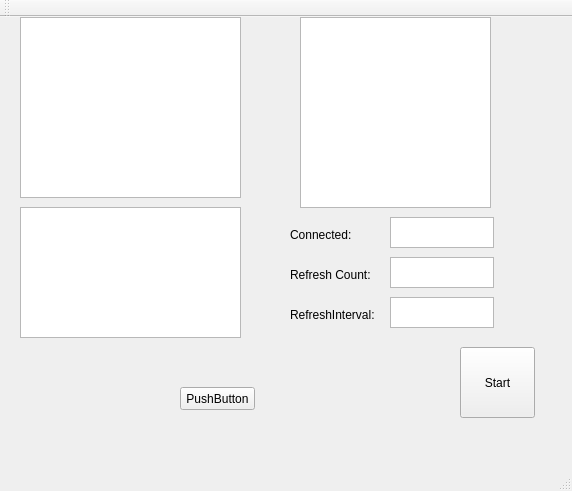
<?xml version="1.0" encoding="UTF-8"?>
<ui version="4.0">
 <class>MainWindow</class>
 <widget class="QMainWindow" name="MainWindow">
  <property name="geometry">
   <rect>
    <x>0</x>
    <y>0</y>
    <width>572</width>
    <height>491</height>
   </rect>
  </property>
  <property name="windowTitle">
   <string>MainWindow</string>
  </property>
  <widget class="QWidget" name="centralWidget">
   <widget class="QTextEdit" name="Msg1">
    <property name="geometry">
     <rect>
      <x>20</x>
      <y>0</y>
      <width>221</width>
      <height>181</height>
     </rect>
    </property>
   </widget>
   <widget class="QTextEdit" name="Msg2">
    <property name="geometry">
     <rect>
      <x>300</x>
      <y>0</y>
      <width>191</width>
      <height>191</height>
     </rect>
    </property>
   </widget>
   <widget class="QTextEdit" name="Msg3">
    <property name="geometry">
     <rect>
      <x>20</x>
      <y>190</y>
      <width>221</width>
      <height>131</height>
     </rect>
    </property>
   </widget>
   <widget class="QPushButton" name="Start">
    <property name="geometry">
     <rect>
      <x>460</x>
      <y>330</y>
      <width>75</width>
      <height>71</height>
     </rect>
    </property>
    <property name="text">
     <string>Start</string>
    </property>
   </widget>
   <widget class="QTextEdit" name="GetSubCnt">
    <property name="geometry">
     <rect>
      <x>390</x>
      <y>240</y>
      <width>104</width>
      <height>31</height>
     </rect>
    </property>
   </widget>
   <widget class="QLabel" name="label">
    <property name="geometry">
     <rect>
      <x>290</x>
      <y>250</y>
      <width>91</width>
      <height>16</height>
     </rect>
    </property>
    <property name="text">
     <string>Refresh Count:</string>
    </property>
   </widget>
   <widget class="QLabel" name="label_2">
    <property name="geometry">
     <rect>
      <x>290</x>
      <y>290</y>
      <width>91</width>
      <height>16</height>
     </rect>
    </property>
    <property name="text">
     <string>RefreshInterval:</string>
    </property>
   </widget>
   <widget class="QTextEdit" name="RefreshInterval">
    <property name="geometry">
     <rect>
      <x>390</x>
      <y>280</y>
      <width>104</width>
      <height>31</height>
     </rect>
    </property>
   </widget>
   <widget class="QLabel" name="label_3">
    <property name="geometry">
     <rect>
      <x>290</x>
      <y>210</y>
      <width>91</width>
      <height>16</height>
     </rect>
    </property>
    <property name="text">
     <string>Connected:</string>
    </property>
   </widget>
   <widget class="QTextEdit" name="connected">
    <property name="geometry">
     <rect>
      <x>390</x>
      <y>200</y>
      <width>104</width>
      <height>31</height>
     </rect>
    </property>
   </widget>
   <widget class="QPushButton" name="pushButton">
    <property name="geometry">
     <rect>
      <x>180</x>
      <y>370</y>
      <width>75</width>
      <height>23</height>
     </rect>
    </property>
    <property name="text">
     <string>PushButton</string>
    </property>
   </widget>
  </widget>
  <widget class="QMenuBar" name="menuBar">
   <property name="geometry">
    <rect>
     <x>0</x>
     <y>0</y>
     <width>572</width>
     <height>23</height>
    </rect>
   </property>
  </widget>
  <widget class="QToolBar" name="mainToolBar">
   <attribute name="toolBarArea">
    <enum>TopToolBarArea</enum>
   </attribute>
   <attribute name="toolBarBreak">
    <bool>false</bool>
   </attribute>
  </widget>
  <widget class="QStatusBar" name="statusBar"/>
 </widget>
 <layoutdefault spacing="6" margin="11"/>
 <resources/>
 <connections/>
</ui>
